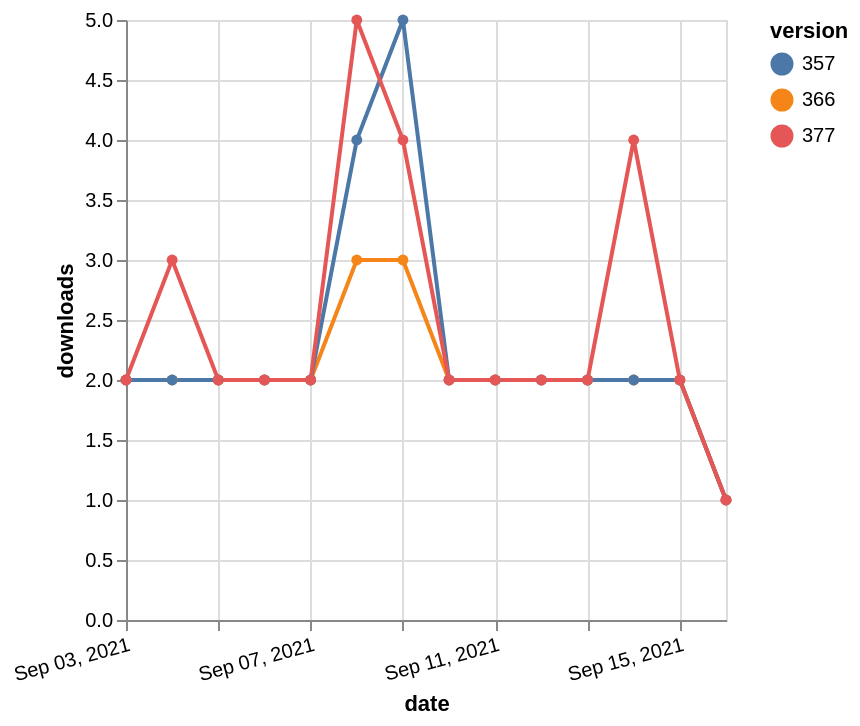

Here is the Vega-Lite specification saved for this chart:
### Vega-Lite specification from a JSON file in a GitHub repository (floating-point values rounded to 4 significant figures)
{"$schema": "https://vega.github.io/schema/vega-lite/v5.json", "description": "A simple bar chart with embedded data.", "data": {"values": [{"date": "2021-09-03", "total": 2261, "delta": 2, "version": "366"}, {"date": "2021-09-04", "total": 2263, "delta": 2, "version": "366"}, {"date": "2021-09-05", "total": 2265, "delta": 2, "version": "366"}, {"date": "2021-09-06", "total": 2267, "delta": 2, "version": "366"}, {"date": "2021-09-07", "total": 2269, "delta": 2, "version": "366"}, {"date": "2021-09-08", "total": 2272, "delta": 3, "version": "366"}, {"date": "2021-09-09", "total": 2275, "delta": 3, "version": "366"}, {"date": "2021-09-10", "total": 2277, "delta": 2, "version": "366"}, {"date": "2021-09-11", "total": 2279, "delta": 2, "version": "366"}, {"date": "2021-09-12", "total": 2281, "delta": 2, "version": "366"}, {"date": "2021-09-13", "total": 2283, "delta": 2, "version": "366"}, {"date": "2021-09-14", "total": 2285, "delta": 2, "version": "366"}, {"date": "2021-09-15", "total": 2287, "delta": 2, "version": "366"}, {"date": "2021-09-16", "total": 2288, "delta": 1, "version": "366"}, {"date": "2021-09-03", "total": 2747, "delta": 2, "version": "357"}, {"date": "2021-09-04", "total": 2749, "delta": 2, "version": "357"}, {"date": "2021-09-05", "total": 2751, "delta": 2, "version": "357"}, {"date": "2021-09-06", "total": 2753, "delta": 2, "version": "357"}, {"date": "2021-09-07", "total": 2755, "delta": 2, "version": "357"}, {"date": "2021-09-08", "total": 2759, "delta": 4, "version": "357"}, {"date": "2021-09-09", "total": 2764, "delta": 5, "version": "357"}, {"date": "2021-09-10", "total": 2766, "delta": 2, "version": "357"}, {"date": "2021-09-11", "total": 2768, "delta": 2, "version": "357"}, {"date": "2021-09-12", "total": 2770, "delta": 2, "version": "357"}, {"date": "2021-09-13", "total": 2772, "delta": 2, "version": "357"}, {"date": "2021-09-14", "total": 2774, "delta": 2, "version": "357"}, {"date": "2021-09-15", "total": 2776, "delta": 2, "version": "357"}, {"date": "2021-09-16", "total": 2777, "delta": 1, "version": "357"}, {"date": "2021-09-03", "total": 2047, "delta": 2, "version": "377"}, {"date": "2021-09-04", "total": 2050, "delta": 3, "version": "377"}, {"date": "2021-09-05", "total": 2052, "delta": 2, "version": "377"}, {"date": "2021-09-06", "total": 2054, "delta": 2, "version": "377"}, {"date": "2021-09-07", "total": 2056, "delta": 2, "version": "377"}, {"date": "2021-09-08", "total": 2061, "delta": 5, "version": "377"}, {"date": "2021-09-09", "total": 2065, "delta": 4, "version": "377"}, {"date": "2021-09-10", "total": 2067, "delta": 2, "version": "377"}, {"date": "2021-09-11", "total": 2069, "delta": 2, "version": "377"}, {"date": "2021-09-12", "total": 2071, "delta": 2, "version": "377"}, {"date": "2021-09-13", "total": 2073, "delta": 2, "version": "377"}, {"date": "2021-09-14", "total": 2077, "delta": 4, "version": "377"}, {"date": "2021-09-15", "total": 2079, "delta": 2, "version": "377"}, {"date": "2021-09-16", "total": 2080, "delta": 1, "version": "377"}]}, "width": "container", "mark": {"type": "line", "point": {"filled": true}}, "encoding": {"x": {"field": "date", "type": "temporal", "timeUnit": "yearmonthdate", "title": "date", "axis": {"labelAngle": -15}}, "y": {"field": "delta", "type": "quantitative", "title": "downloads"}, "color": {"field": "version", "type": "nominal"}, "tooltip": {"field": "delta"}}}
